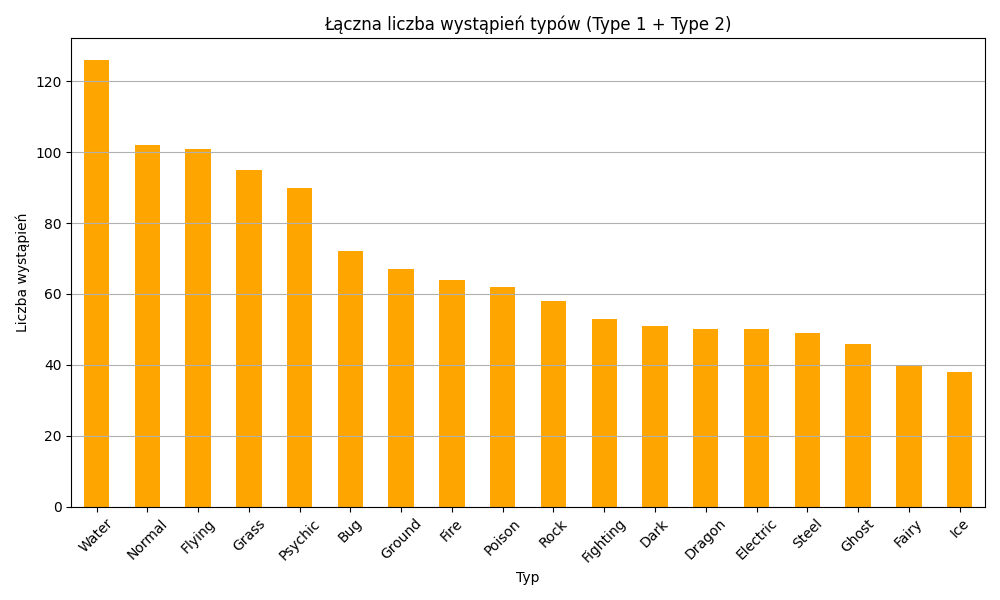

Write the Python code that produced this figure.
import pandas as pd
import matplotlib.pyplot as plt
from collections import Counter

# Wczytaj dane
df = pd.read_csv('./data/Pokemon.csv')

# ============
# 🔹 Wykres 1: Type 1 → liczba Pokémonów
# ============
type1_counts = df['Type 1'].value_counts()

plt.figure(figsize=(10, 6))
type1_counts.plot(kind='bar', color='skyblue')
plt.title('Liczba Pokémonów według Type 1')
plt.xlabel('Type 1')
plt.ylabel('Liczba Pokémonów')
plt.xticks(rotation=45)
plt.tight_layout()
plt.grid(axis='y')
plt.savefig("pokemon_nubmers2.png")

# ============
# 🔸 Wykres 2: Wszystkie typy (Type 1 + Type 2)
# ============
# Uzupełnij NaN w Type 2 pustym stringiem, potem zlicz
all_types = df['Type 1'].tolist() + df['Type 2'].dropna().tolist()
type_all_counts = dict(Counter(all_types))

# Konwersja do Series dla sortowania i rysowania
type_all_series = pd.Series(type_all_counts).sort_values(ascending=False)

plt.figure(figsize=(10, 6))
type_all_series.plot(kind='bar', color='orange')
plt.title('Łączna liczba wystąpień typów (Type 1 + Type 2)')
plt.xlabel('Typ')
plt.ylabel('Liczba wystąpień')
plt.xticks(rotation=45)
plt.tight_layout()
plt.grid(axis='y')
plt.savefig("pokemon_numbers.png")
